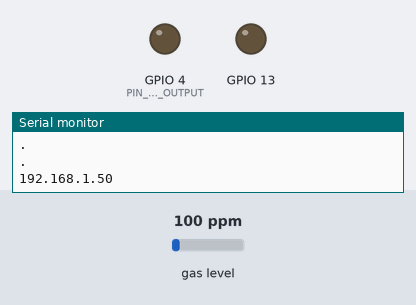
Simulated run of this sketch. Board: ESP8266 (NodeMCU). Shown: output pins drawn as LEDs (lit = HIGH), the last lines printed to the serial monitor. The inputs (shaded band) are chosen by the test bench; at power-on: gas level 100 ppm. WiFi joins after 1.5 s; servers stay silent unless stated.

Above: at 3.7 s.
3.8 s: gas level set to 294 ppm
6.2 s: gas level set to 314 ppm
At 10.3 s:
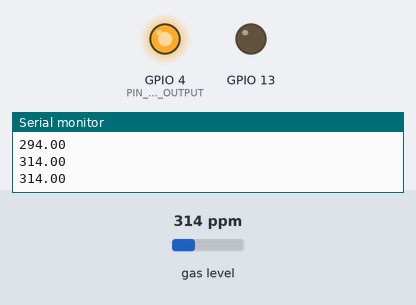
13.0 s: gas level set to 20 ppm
At 15.4 s:
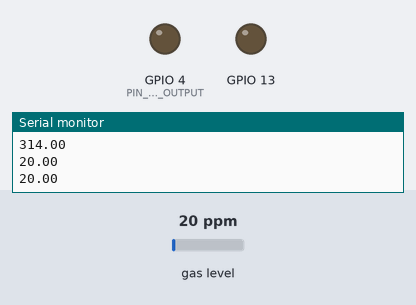
16.5 s: gas level set to 500 ppm
At 20.4 s:
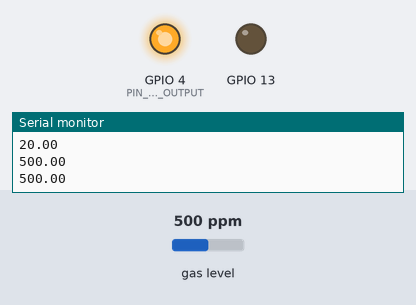
Timing chart, 0 to 21.9 s (numbered marks = the images above; inputs shaded):
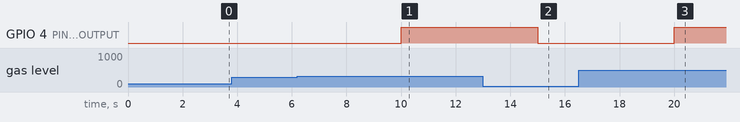

The sketch:

smoke_detector.ino
```cpp
// Import required libraries
#include <Arduino.h>
#include <ESP8266WiFi.h>
#include <Hash.h>
#include <ESPAsyncTCP.h>
#include <ESPAsyncWebServer.h>
#include <Adafruit_Sensor.h>
#include <MQ2.h>

// Replace with your network credentials
const char* ssid = "Android samsung";
const char* password = "nova8888";

//definisi pin out MQ2
int pinAout = A0;
MQ2 dht(pinAout);

float t = 0.0;//data gas asap
float h = 0.0;//data gas LPG
String s = "";//data status LED

const char* PARAM_INPUT_1 = "output";
const char* PARAM_INPUT_2 = "state";

String outputState(int output){
  if(digitalRead(output)){
    return "checked";
  }
  else {
    return "";
  }
}
// Create AsyncWebServer object on port 80
AsyncWebServer server(80);


// The value will quickly become too large for an int to store
unsigned long previousMillis = 0;

// Updates MQ2 readings every 5 seconds
const long interval = 5000;

//tampilan website
const char index_html[] PROGMEM = R"rawliteral(
<!DOCTYPE HTML><html>
<head>
  <meta name="viewport" content="width=device-width, initial-scale=1">
  <link rel="stylesheet" href="https://use.fontawesome.com/releases/v5.7.2/css/all.css" integrity="sha384-fnmOCqbTlWIlj8LyTjo7mOUStjsKC4pOpQbqyi7RrhN7udi9RwhKkMHpvLbHG9Sr" crossorigin="anonymous">
  <style>
    html {
     font-family: fantasy;
     display: inline-block;
     text-align: center;
    }
   .topnav {
    font-size: 4.0rem;
  }
    p { font-size: 3.0rem; }
 body {
    margin: 0;
  }

    h2 { font-size: 3.0rem; font-family: fantasy; }
    .units { font-size: 1.2rem; }
    .dht-labels{
      font-size: 3.0rem;
      font-family: Futura;
      vertical-align:middle;
      padding-bottom: 15px;
    }

.content {
    padding: 20px;
  }
  .card {
    background-color: #e6e6fa;
    box-shadow: 2px 2px 12px 1px rgba(140,140,140,.5);
  }
  .cards {
    max-width: 1000px;
    margin: 0 auto;
    display: grid;
    grid-gap: 3rem;
    grid-template-columns: repeat(auto-fit, minmax(200px, 1fr)); }


    .switch {position: relative; display: inline-block; width: 120px; height: 68px}
    .switch input {display: none}
    .slider {position: absolute; top: 0; left: 0; right: 0; bottom: 0; background-color: #ccc; border-radius: 6px}
    .slider:before {position: absolute; content: ""; height: 52px; width: 52px; left: 8px; bottom: 8px; background-color: #fff; -webkit-transition: .4s; transition: .4s; border-radius: 3px}
    input:checked+.slider {background-color: #b30000}
    input:checked+.slider:before {-webkit-transform: translateX(52px); -ms-transform: translateX(52px); transform: translateX(52px)}
  </style>
</head>
<body bgcolor="#fffafa">
  <div class="topnav">
    <font font-color="#ffffff">MQ2</font>
    <font color="#008b8b">Server</font>
    <hr width="50%" align="center">
  </div>

 <div class="content">
    <div class="cards">
      <div class="card">
    <p>
    <i class="fas fa-smoking" style="color:#ffa500;"></i>
    <span class="dht-labels" >Smoke</span><br>
    <span id="temperature" >%TEMPERATURE%</span>
    <sup class="units">ppm</sup>
  </p>
</div>

   <div class="card">
    <p>
    <i class="fas fa-burn" style="color:#008b8b;"></i>
    <span class="dht-labels">LPG</span><br>
    <span id="humidity">%HUMIDITY%</span>
    <sup class="units">ppm</sup>
    </p>
 </div>
<div class="card">
    <p>
    <i class="fas fa-dumpster-fire" style="color:#800000;"></i>
    <span class="dht-labels">STATUS</span><br>
    <span id="status">%STATUS%</span>
    </p>
 </div>
</div>
  </div>
  %BUTTONPLACEHOLDER%
  <script>function toggleCheckbox(element) {
    var xhr = new XMLHttpRequest();
    if(element.checked){ xhr.open("GET", "/update?output="+element.id+"&state=1", true); }
    else { xhr.open("GET", "/update?output="+element.id+"&state=0", true); }
    xhr.send();
  }
  </script>
</body>

<script>
setInterval(function ( ) {
  var xhttp = new XMLHttpRequest();
  xhttp.onreadystatechange = function() {
    if (this.readyState == 4 && this.status == 200) {
      document.getElementById("temperature").innerHTML = this.responseText;
    }
  };
  xhttp.open("GET", "/temperature", true);
  xhttp.send();
}, 5000 ) ;

setInterval(function ( ) {
  var xhttp = new XMLHttpRequest();
  xhttp.onreadystatechange = function() {
    if (this.readyState == 4 && this.status == 200) {
      document.getElementById("humidity").innerHTML = this.responseText;
    }
  };
  xhttp.open("GET", "/humidity", true);
  xhttp.send();
}, 5000 ) ;

setInterval(function ( ) {
  var xhttp = new XMLHttpRequest();
  xhttp.onreadystatechange = function() {
    if (this.readyState == 4 && this.status == 200) {
      document.getElementById("status").innerHTML = this.responseText;
    }
  };
  xhttp.open("GET", "/status", true);
  xhttp.send();
}, 5000 ) ;
</script>
</html>)rawliteral";

// Penggantian Placeholder data MQ2
String processor(const String& var){

  //test pin
  if(var == "BUTTONPLACEHOLDER"){
    String buttons = "";
    buttons += "<label class=\"switch\"><br><input type=\"checkbox\" onchange=\"toggleCheckbox(this)\" id=\"4\" " + outputState(4) + "><span class=\"slider\"></span></label><h4>Tes Koneksi dengan LED</h4>";
   return buttons;
  }

  //Gas Asap
  if(var == "TEMPERATURE"){
    return String(t);
  }

  //Gas LPG
  else if(var == "HUMIDITY"){
    return String(h);
  }
   // Status
   else if(var == "STATUS"){
    return String(s);
  }
  return String();
}

void setup(){
  // Serial port for debugging purposes
  Serial.begin(115200);
  pinMode(4, OUTPUT);//PIN LED OUTPUT
  pinMode(13, OUTPUT);
  digitalWrite(13, LOW);
  dht.begin();

  // Connect to Wi-Fi
  WiFi.begin(ssid, password);
  Serial.println("Connecting to WiFi");
  while (WiFi.status() != WL_CONNECTED) {
    delay(1000);
    Serial.println(".");
  }

  // Print ESP8266 Local IP Address
  Serial.println(WiFi.localIP());

  // Route for root / web page
  server.on("/", HTTP_GET, [](AsyncWebServerRequest *request){
    request->send_P(200, "text/html", index_html, processor);
  });
  server.on("/temperature", HTTP_GET, [](AsyncWebServerRequest *request){
    request->send_P(200, "text/plain", String(t).c_str());
  });
  server.on("/humidity", HTTP_GET, [](AsyncWebServerRequest *request){
    request->send_P(200, "text/plain", String(h).c_str());
  });

  server.on("/status", HTTP_GET, [](AsyncWebServerRequest *request){
    request->send_P(200, "text/plain", String(s).c_str());
  });
   // Route for root / web page
  server.on("/", HTTP_GET, [](AsyncWebServerRequest *request){
    request->send_P(200, "text/html", index_html, processor);
  });

  // Send a GET request to <ESP_IP>/update?output=<inputMessage1>&state=<inputMessage2>
  server.on("/update", HTTP_GET, [] (AsyncWebServerRequest *request) {
    String inputMessage1;
    String inputMessage2;
    // GET input1 value on <ESP_IP>/update?output=<inputMessage1>&state=<inputMessage2>
    if (request->hasParam(PARAM_INPUT_1) && request->hasParam(PARAM_INPUT_2)) {
      inputMessage1 = request->getParam(PARAM_INPUT_1)->value();
      inputMessage2 = request->getParam(PARAM_INPUT_2)->value();
      digitalWrite(inputMessage1.toInt(), inputMessage2.toInt());
    }
    else {
      inputMessage1 = "No message sent";
      inputMessage2 = "No message sent";
    }
    Serial.print("GPIO: ");
    Serial.print(inputMessage1);
    Serial.print(" - Set to: ");
    Serial.println(inputMessage2);
    request->send(200, "text/plain", "OK");
  });
  // Start server
  server.begin();
}

void loop(){
  unsigned long currentMillis = millis();
  if (currentMillis - previousMillis >= interval) {
    // save the last time you updated the MQ2 values
    previousMillis = currentMillis;
    // membaca gas asap sebagai ppm (the default)
    float newT = dht.readSmoke();

    if (isnan(newT)) {
      Serial.println("Failed to read from DHT sensor!");
    }
    else {
      t = newT;

      //kondisi LED nyala dengan parameter asap
      if(t>300){
        digitalWrite(4, HIGH);
        s="BERBAHAYA";
        }

       else{
        digitalWrite(4, LOW);
        s="AMAN";
        }
      Serial.println(t);
    }
    // membaca gas LPG as ppm
    float newH = dht.readLPG();

    if (isnan(newH)) {
      Serial.println("Failed to read from DHT sensor!");
    }
    else {
      h = newH;
      Serial.println(h);
    }
  }
}
```

Measured:
- the behaviour switches between 300 and 301 ppm on gas level (found by bisection; images 0 and 1)
- after the input at 6.2 s, GPIO 4 (PIN_LED_OUTPUT): LOW → HIGH after 3.8 s
- after the input at 13.0 s, GPIO 4 (PIN_LED_OUTPUT): HIGH → LOW after 2.0 s
- after the input at 16.5 s, GPIO 4 (PIN_LED_OUTPUT): LOW → HIGH after 3.5 s
